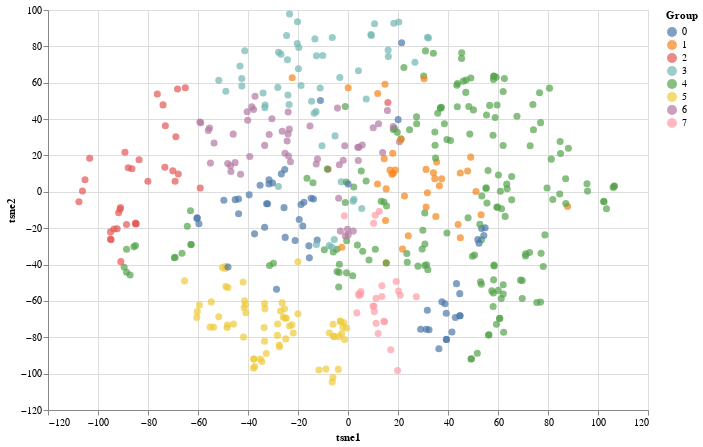

This figure's notebook cell:
### Code cell
relatos1 = relato_topico.assign(grupo = labels, 
                              tsne1 = relatos_embedded[:,0], tsne2 = relatos_embedded[:,1])
width = 600
height = 400
alt.Chart(relatos1.sample(500)).mark_circle(
    opacity = .7,
    size = 50
).encode(
    x = 'tsne1',
    y = 'tsne2', 
    color=alt.Color('grupo:N', title='Group'),
    tooltip = [str(c) for c in relatos1.columns]
).interactive().properties(
    width=width,
    height=height
)

### Figure 1 — Vega-Lite specification as saved in the notebook (floating-point values rounded to 4 significant figures; data arrays with more than 128 entries replaced by an {"elided": "..."} marker saying what was removed)
{"config": {"view": {"continuousWidth": 300, "continuousHeight": 300}}, "data": {"name": "data-78c4136320ef2647ac5753bb0a256d46"}, "mark": {"type": "circle", "opacity": 0.7, "size": 50}, "encoding": {"color": {"field": "grupo", "title": "Group", "type": "nominal"}, "tooltip": [{"field": "Relato_Index", "type": "quantitative"}, {"field": "Topic 1", "type": "quantitative"}, {"field": "Topic 2", "type": "quantitative"}, {"field": "Topic 3", "type": "quantitative"}, {"field": "Topic 4", "type": "quantitative"}, {"field": "Topic 5", "type": "quantitative"}, {"field": "Topic 6", "type": "quantitative"}, {"field": "Topic 7", "type": "quantitative"}, {"field": "Topic 8", "type": "quantitative"}, {"field": "Topic 9", "type": "quantitative"}, {"field": "Topic 10", "type": "quantitative"}, {"field": "Topic 11", "type": "quantitative"}, {"field": "Topic 12", "type": "quantitative"}, {"field": "Topic 13", "type": "quantitative"}, {"field": "Topic 14", "type": "quantitative"}, {"field": "Topic 15", "type": "quantitative"}, {"field": "Topic 16", "type": "quantitative"}, {"field": "Topic 17", "type": "quantitative"}, {"field": "Topic 18", "type": "quantitative"}, {"field": "Topic 19", "type": "quantitative"}, {"field": "Topic 20", "type": "quantitative"}, {"field": "grupo", "type": "quantitative"}, {"field": "tsne1", "type": "quantitative"}, {"field": "tsne2", "type": "quantitative"}], "x": {"field": "tsne1", "type": "quantitative"}, "y": {"field": "tsne2", "type": "quantitative"}}, "height": 400, "params": [{"name": "param_4", "select": {"type": "interval", "encodings": ["x", "y"]}, "bind": "scales"}], "width": 600, "$schema": "https://vega.github.io/schema/vega-lite/v5.17.0.json", "datasets": {"data-78c4136320ef2647ac5753bb0a256d46": {"elided": "500 records"}}}
